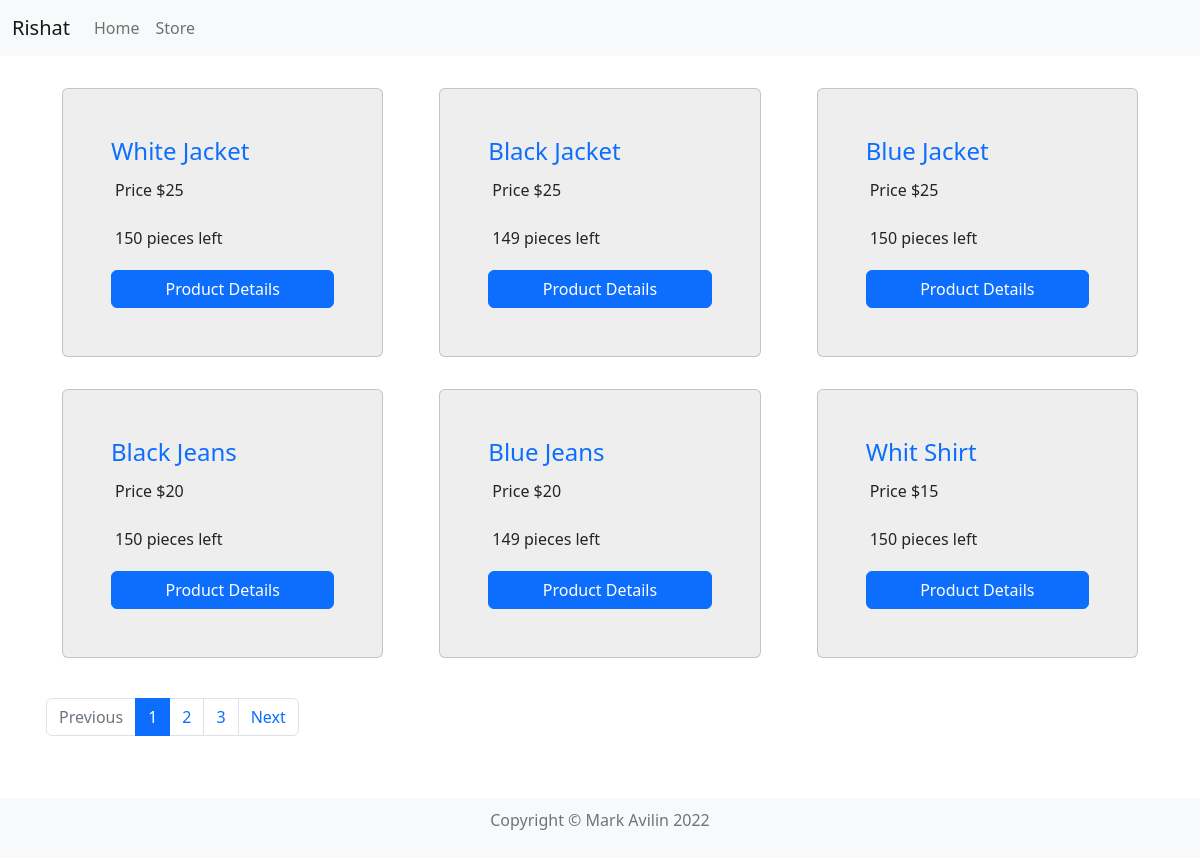
The page /store/ on the database as committed earlier.
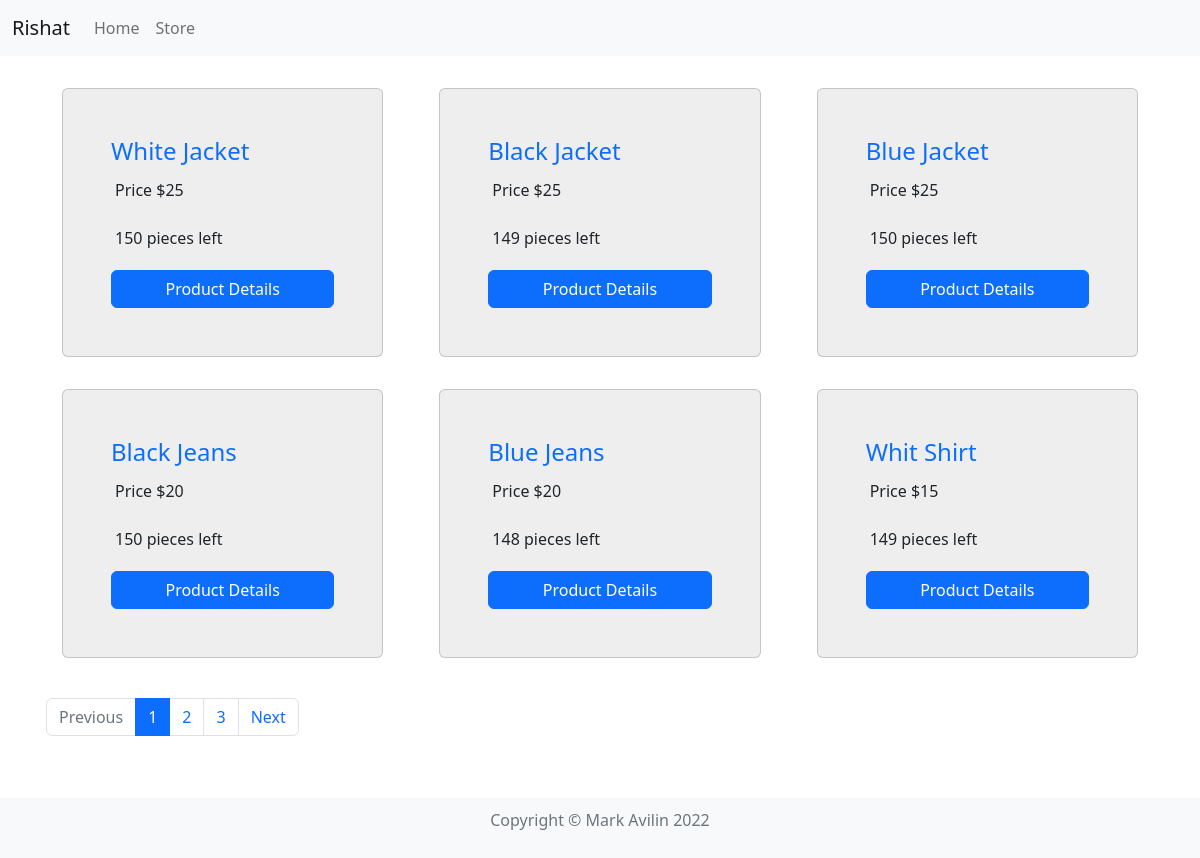
The same page on the database as committed later.
### store/models.py (models this page shows, shortened)
class Product(models.Model):
    name = models.CharField(max_length=150, unique=True)
    slug = models.SlugField(max_length=150, unique=True)
    description = models.TextField()
    price = models.SmallIntegerField()
    quantity = models.SmallIntegerField()
    added_at = models.DateTimeField(auto_now_add=True)
    is_available = models.BooleanField(default=True)

### store/views.py (the view)
# urls.py: path('store/', vs.store, name='store'),
def store(request):
    products = Product.objects.all().filter(is_available=True)
    paginator = Paginator(products, 6)
    page_number = request.GET.get('page')
    page_obj = paginator.get_page(page_number)
    context = {
        'products': page_obj
    }
    return render(request, 'store.html', context)

### templates/store.html (shortened to what this page needs)
{% extends 'base/base.html' %}
{% block content %}
<div class="row">
    {% for product in products %}
    {% if product.quantity > 0 %}
    <div class="col-md-4">
        <div class="card card-product-grid m-3 p-5" style="background-color:#EEE">
            <figcaption class="info-wrap">
                <a href="{% url 'product_detail' product.id %}" class="title" style="text-decoration:none"><h4>{{ product.name }}</h4>
                </a>
                <p class="p-1">Price ${{ product.price }}</p>
                <p class="p-1">{{ product.quantity }} pieces left</p>
            </figcaption>
            <a href="{% url 'product_detail' product.id %}" class="btn btn-primary"> Product Details </a>
        </div>
    </div>
    {% endif %}
    {% endfor %}
    <nav class="mt-4" aria-label="Page navigation sample">
        {% if products.has_other_pages %}
        <ul class="pagination">
            {% if products.has_previous %}
            <li class="page-item">
                <a class="page-link" href="?page={{ products.previous_page_number }}">Previous</a>
            </li>
            {% else %}
            <li class="page-item disabled"><a class="page-link" href="#">Previous</a></li>
            {% endif %}
            {% for i in products.paginator.page_range %}
            {% if products.number == i %}
            <li class="page-item active"><a class="page-link" href="#">{{ i }}</a></li>
            {% else %}
            <li class="page-item"><a class="page-link" href="?page={{ i }}">{{ i }}</a></li>
            {% endif %}
            {% endfor %}
            {% if products.has_next %}
            <li class="page-item">
                <a class="page-link" href="?page={{ products.next_page_number }}">Next</a>
            </li>
            {% else %}
            <li class="page-item disabled"><a class="page-link" href="#">Next</a></li>
            {% endif %}
        </ul>
        {% endif %}
    </nav>
</div>
{% endblock %}

### templates/base/base.html (shortened to what this page needs)
<!DOCTYPE html>
<html lang="en">
<head>
    <link href="https://cdn.jsdelivr.net/npm/bootstrap@5.2.1/dist/css/bootstrap.min.css" rel="stylesheet"
>
</head>
<body>
{% include 'base/nav.html' %}
<div class="container p-3">
    {% block content %}
    {% endblock %}
</div>
{% include 'base/footer.html' %}
</body>
</html>

### templates/base/nav.html (shortened to what this page needs)
<nav class="navbar navbar-expand-lg bg-light">
    <div class="container-fluid">
        <a class="navbar-brand" href="{% url 'home' %}">Rishat</a>
        <div class="collapse navbar-collapse" id="navbarSupportedContent">
            <ul class="navbar-nav me-auto mb-2 mb-lg-0">
                <li class="nav-item">
                    <a class="nav-link" href="{% url 'home' %}">Home</a>
                </li>
                <li class="nav-item">
                    <a class="nav-link" href="{% url 'store' %}">Store</a>
                </li>
            </ul>
        </div>
    </div>
</nav>

### templates/base/footer.html
      <footer class="bg-light" style="padding: 10px; margin-top: 30px;">
        <div class="container">
              <p class="copyright text-muted" style="text-align: center;">Copyright &copy; Mark Avilin 2022</p>
        </div>
      </footer>

Rows that differ between the two databases and show on the page:
changed Product "Blue Jeans": quantity "149" → "148"
changed Product "Whit Shirt": quantity "150" → "149"
